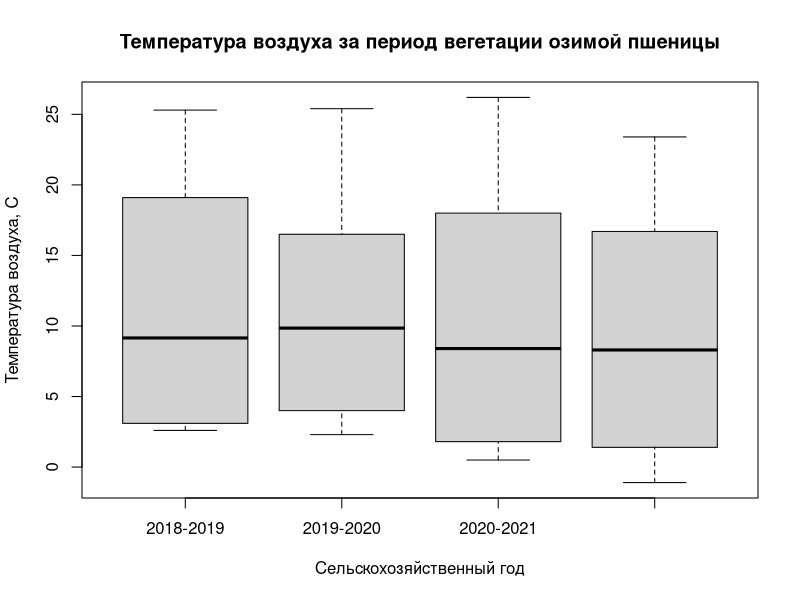
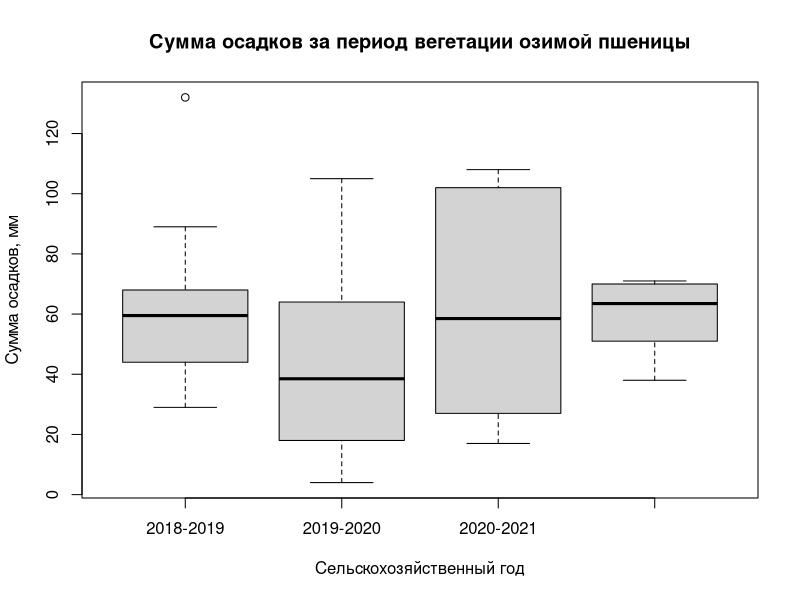
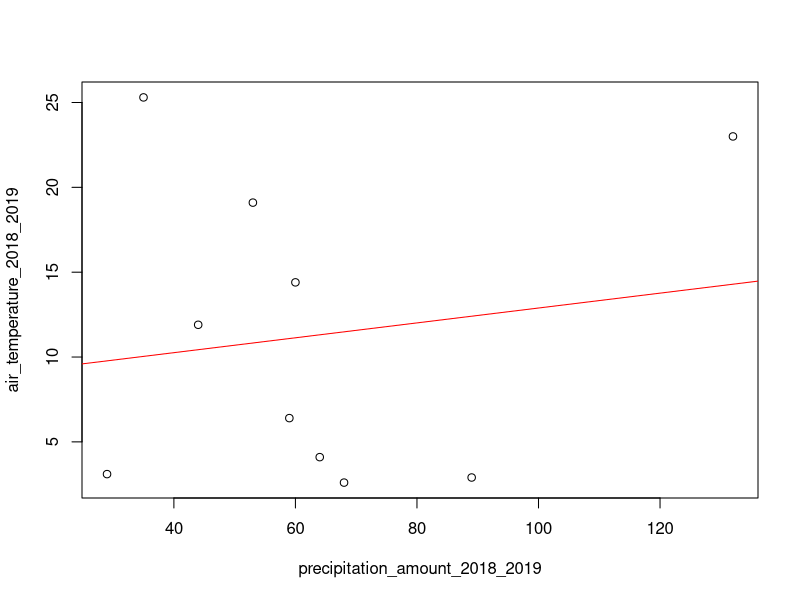
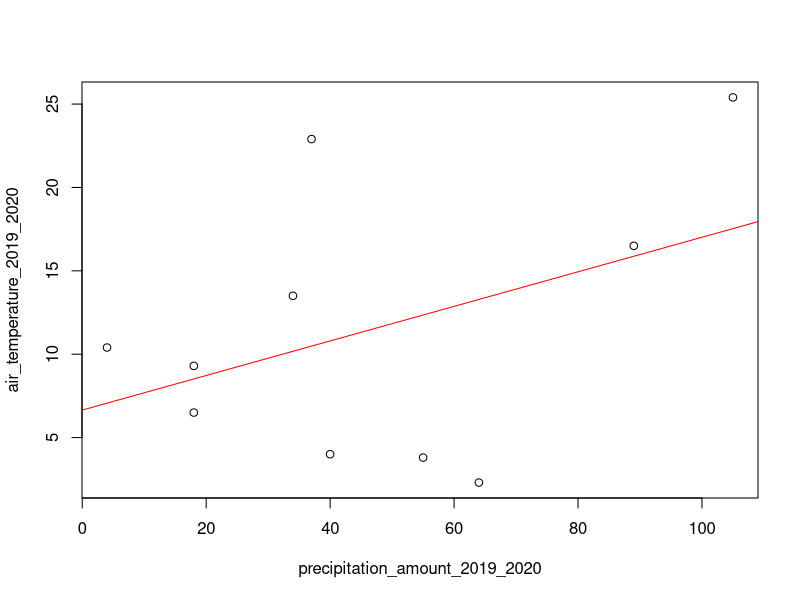
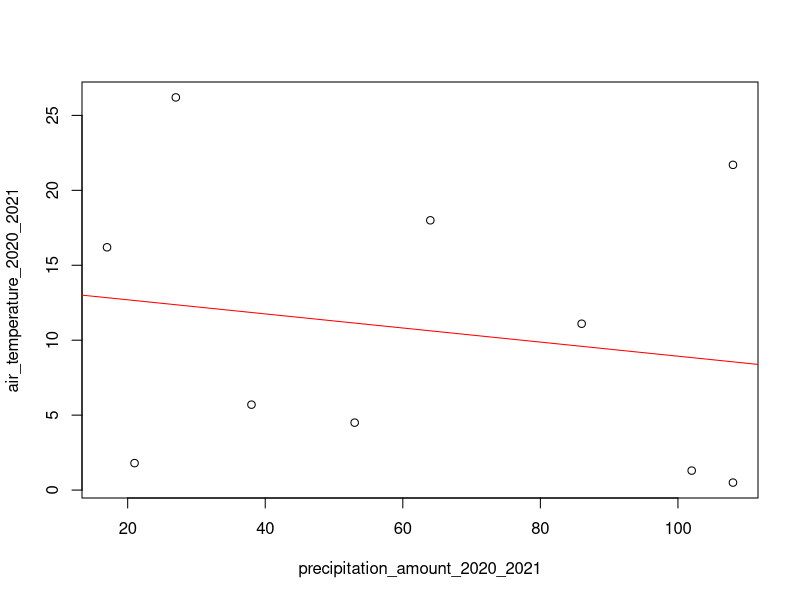
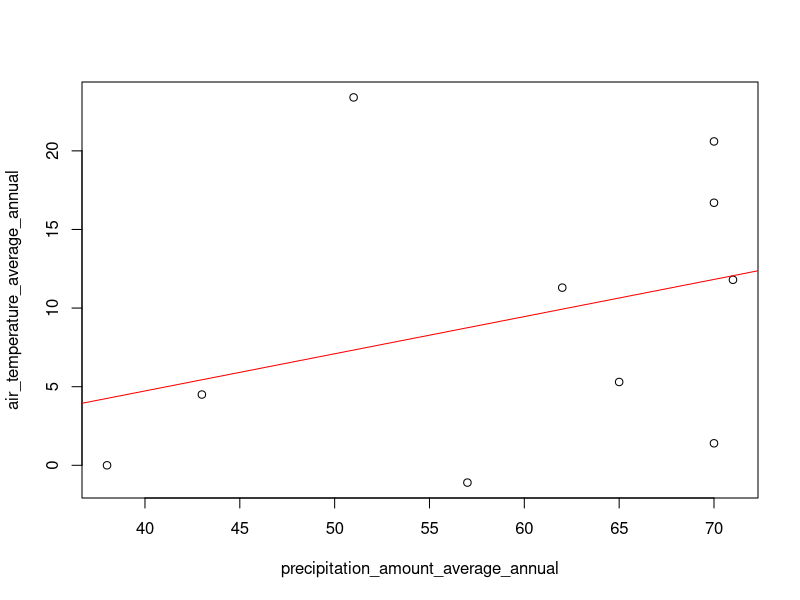
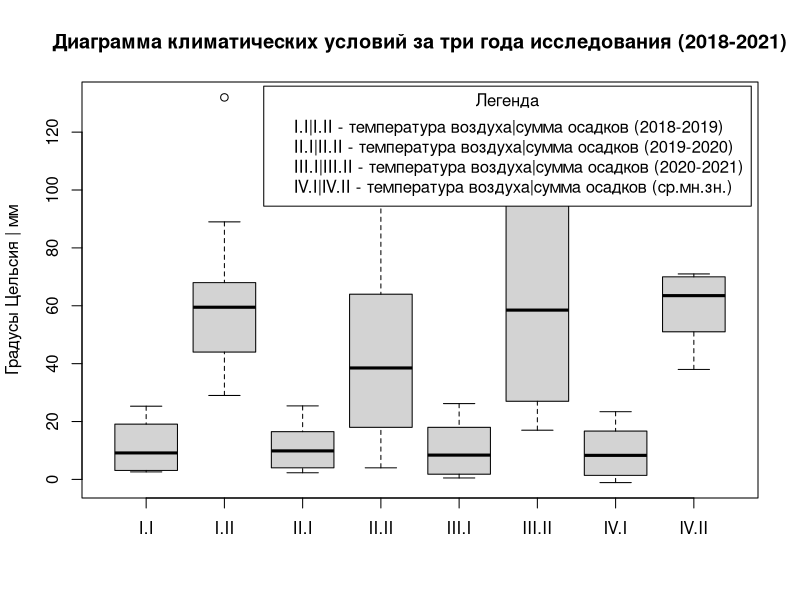

The R script that drew these images, in order:
# Температура воздуха (Цельсий) Краснодарского края с октября по июль (сельскохозяйственный год для озимой пшеницы)
air_temperature_2018_2019 <- c(14.4, 4.1, 2.6, 2.9, 3.1, 6.4, 11.9, 19.1, 25.3, 23)
air_temperature_2019_2020 <- c(13.5, 6.5, 4, 2.3, 3.8, 9.3, 10.4, 16.5, 22.9, 25.4)
air_temperature_2020_2021 <- c(16.2, 5.7, 1.8, 1.3, 0.5, 4.5, 11.1, 18, 21.7, 26.2)
air_temperature_average_annual <- c(11.3, 5.3, 1.4, -1.1, 0, 4.5, 11.8, 16.7, 20.6, 23.4)

# Сумма осадков (мм) Краснодарского края с октября по июль (сельскохозяйственный год для озимой пшеницы)
precipitation_amount_2018_2019 <- c(60, 64, 68, 89, 29, 59, 44, 53, 35, 132)
precipitation_amount_2019_2020 <- c(34, 18, 40, 64, 55, 18, 4, 89, 37, 105)
precipitation_amount_2020_2021 <- c(17, 38, 21, 102, 108, 53, 86, 64, 108, 27)
precipitation_amount_average_annual <- c(62, 65, 70, 57, 38, 43, 71, 70, 70, 51)

# Запись для подписи на графике boxplot (ящик с усами)
# rep(c(''), кол-во повторений)
year_2018_2019 <- rep(c('2018-2019'), 10)
year_2019_2020 <- rep(c('2019-2020'), 10)
year_2020_2021 <- rep(c('2020-2021'), 10)
average_annual <- rep(c('Сред.многолетние значения'), 10)

# Запись для подписи на графике boxplot (ящик с усами)
year_2018_2019_at <- rep(c('I.I'), 10)
year_2018_2019_pa <- rep(c('I.II'), 10)
year_2019_2020_at <- rep(c('II.I'), 10)
year_2019_2020_pa <- rep(c('II.II'), 10)
year_2020_2021_at <- rep(c('III.I'), 10)
year_2020_2021_pa <- rep(c('III.II'), 10)
average_annual_at <- rep(c('IV.I'), 10)
average_annual_pa <- rep(c('IV.II'), 10)

# Создание фрейма данных для температуры воздуха
data <- data.frame(list(air_temperature=c(air_temperature_2018_2019, air_temperature_2019_2020, air_temperature_2020_2021, air_temperature_average_annual), year=c(year_2018_2019, year_2019_2020,year_2020_2021, average_annual)))

# Создание графика (ящика с усами) по данным температуры воздуха в фрейме данных 
boxplot(data$air_temperature ~ data$year, main = "Температура воздуха за период вегетации озимой пшеницы", ylab = "Температура воздуха, С", xlab = "Сельскохозяйственный год", varwidht = T, data = InsectSprays)

# Расчет квантилей и основных расчетных показателей для температуры воздуха
quantile(data$air_temperature)
quantile(air_temperature_2018_2019)
quantile(air_temperature_2019_2020)
quantile(air_temperature_2020_2021)
quantile(air_temperature_average_annual)
summary(data$air_temperature)
summary(air_temperature_2018_2019)
summary(air_temperature_2019_2020)
summary(air_temperature_2020_2021)
summary(air_temperature_average_annual)

# Создание фрейма данных для суммы осадков
data <- data.frame(list(precipitation_amount=c(precipitation_amount_2018_2019, precipitation_amount_2019_2020, precipitation_amount_2020_2021, precipitation_amount_average_annual), year=c(year_2018_2019, year_2019_2020, year_2020_2021, average_annual)))

# Создание графика (ящика с усами) по данным суммы осадков в фрейме данных
boxplot(data$precipitation_amount ~ data$year, main = "Сумма осадков за период вегетации озимой пшеницы", ylab = "Сумма осадков, мм", xlab = "Сельскохозяйственный год", varwidht = T , data = InsectSprays)

# Расчет квантилей и основных расчетных показателей для суммы осадков
quantile(data$precipitation_amount)
quantile(precipitation_amount_2018_2019)
quantile(precipitation_amount_2019_2020)
quantile(precipitation_amount_2020_2021)
quantile(precipitation_amount_average_annual)
summary(data$precipitation_amount)
summary(precipitation_amount_2018_2019)
summary(precipitation_amount_2019_2020)
summary(precipitation_amount_2019_2020)
summary(precipitation_amount_average_annual)

# Считаем линейную регрессию 2018-2019
data <- data.frame(list(air_temperature_2018_2019, precipitation_amount_2018_2019))
plot(air_temperature_2018_2019 ~ precipitation_amount_2018_2019, data=data)
abline(lm(air_temperature_2018_2019 ~ precipitation_amount_2018_2019, data=data), col='red')

# Считаем линейную регрессию 2019-2020
data <- data.frame(list(air_temperature_2019_2020, precipitation_amount_2019_2020))
plot(air_temperature_2019_2020 ~ precipitation_amount_2019_2020, data=data)
abline(lm(air_temperature_2019_2020 ~ precipitation_amount_2019_2020, data=data), col='red')

# Считаем линейную регрессию 2020-2021
data <- data.frame(list(air_temperature_2020_2021, precipitation_amount_2020_2021))
plot(air_temperature_2020_2021 ~ precipitation_amount_2020_2021, data=data)
abline(lm(air_temperature_2020_2021 ~ precipitation_amount_2020_2021, data=data), col='red')

# Считаем линейную регрессию средних многолетних данных
data <- data.frame(list(air_temperature_average_annual, precipitation_amount_average_annual))
plot(air_temperature_average_annual ~ precipitation_amount_average_annual, data=data)
abline(lm(air_temperature_average_annual ~ precipitation_amount_average_annual, data=data), col='red')

# Создание фрейма данных для суммы осадков и температуры воздуха
data <- data.frame(list(info_data = c(air_temperature_2018_2019, precipitation_amount_2018_2019, air_temperature_2019_2020, precipitation_amount_2019_2020, air_temperature_2020_2021, precipitation_amount_2020_2021,air_temperature_average_annual, precipitation_amount_average_annual), year=c(year_2018_2019_at, year_2018_2019_pa, year_2019_2020_at, year_2019_2020_pa, year_2020_2021_at, year_2020_2021_pa, average_annual_at, average_annual_pa)))
# Создание графика (ящика с усами) по данным суммы осадков и температуры воздуха в фрейме данных
boxplot(data$info_data ~ data$year, main='Диаграмма климатических условий за три года исследования (2018-2021)', ylab = 'Градусы Цельсия | мм', xlab = '', varwidht = T)
# Легенда для графика (ящика с усами)
legend('topright', inset=.01, title = 'Легенда', c('I.I|I.II - температура воздуха|сумма осадков (2018-2019)', 'II.I|II.II - температура воздуха|сумма осадков (2019-2020)', 'III.I|III.II - температура воздуха|сумма осадков (2020-2021)', 'IV.I|IV.II - температура воздуха|сумма осадков (ср.мн.зн.)'))

